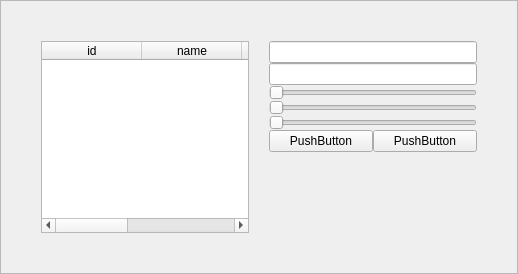
               <widget class="QWidget" name="teachers_data">
                <layout class="QGridLayout" name="gridLayout_14">
                 <property name="leftMargin">
                  <number>0</number>
                 </property>
                 <property name="topMargin">
                  <number>0</number>
                 </property>
                 <property name="rightMargin">
                  <number>0</number>
                 </property>
                 <property name="bottomMargin">
                  <number>0</number>
                 </property>
                 <property name="spacing">
                  <number>0</number>
                 </property>
                 <item row="0" column="0">
                  <widget class="QFrame" name="frame_2">
                   <property name="frameShape">
                    <enum>QFrame::StyledPanel</enum>
                   </property>
                   <property name="frameShadow">
                    <enum>QFrame::Raised</enum>
                   </property>
                   <layout class="QGridLayout" name="gridLayout_16" rowstretch="1,1" columnstretch="1,1">
                    <property name="leftMargin">
                     <number>40</number>
                    </property>
                    <property name="topMargin">
                     <number>40</number>
                    </property>
                    <property name="rightMargin">
                     <number>40</number>
                    </property>
                    <property name="bottomMargin">
                     <number>40</number>
                    </property>
                    <property name="spacing">
                     <number>20</number>
                    </property>
                    <item row="0" column="1">
                     <widget class="QWidget" name="widget_16" native="true">
                      <layout class="QGridLayout" name="gridLayout_15">
                       <property name="leftMargin">
                        <number>0</number>
                       </property>
                       <property name="topMargin">
                        <number>0</number>
                       </property>
                       <property name="rightMargin">
                        <number>0</number>
                       </property>
                       <property name="bottomMargin">
                        <number>0</number>
                       </property>
                       <property name="spacing">
                        <number>0</number>
                       </property>
                       <item row="3" column="0" colspan="2">
                        <widget class="QSlider" name="horizontalSlider_2">
                         <property name="maximum">
                          <number>255</number>
                         </property>
                         <property name="orientation">
                          <enum>Qt::Horizontal</enum>
                         </property>
                        </widget>
                       </item>
                       <item row="5" column="0">
                        <widget class="QPushButton" name="pushButton_3">
                         <property name="text">
                          <string>PushButton</string>
                         </property>
                        </widget>
                       </item>
                       <item row="4" column="0" colspan="2">
                        <widget class="QSlider" name="horizontalSlider_3">
                         <property name="maximum">
                          <number>255</number>
                         </property>
                         <property name="orientation">
                          <enum>Qt::Horizontal</enum>
                         </property>
                        </widget>
                       </item>
                       <item row="5" column="1">
                        <widget class="QPushButton" name="pushButton_2">
                         <property name="text">
                          <string>PushButton</string>
                         </property>
                        </widget>
                       </item>
                       <item row="2" column="0" colspan="2">
                        <widget class="QSlider" name="horizontalSlider">
                         <property name="maximum">
                          <number>255</number>
                         </property>
                         <property name="orientation">
                          <enum>Qt::Horizontal</enum>
                         </property>
                        </widget>
                       </item>
                       <item row="1" column="0" colspan="2">
                        <widget class="QLineEdit" name="lineEdit_2"/>
                       </item>
                       <item row="0" column="0" colspan="2">
                        <widget class="QLineEdit" name="lineEdit"/>
                       </item>
                      </layout>
                     </widget>
                    </item>
                    <item row="1" column="1">
                     <widget class="QWidget" name="widget_17" native="true"/>
                    </item>
                    <item row="0" column="0" rowspan="2">
                     <widget class="QWidget" name="widget_18" native="true">
                      <layout class="QGridLayout" name="gridLayout_17">
                       <property name="leftMargin">
                        <number>0</number>
                       </property>
                       <property name="topMargin">
                        <number>0</number>
                       </property>
                       <property name="rightMargin">
                        <number>0</number>
                       </property>
                       <property name="bottomMargin">
                        <number>0</number>
                       </property>
                       <property name="spacing">
                        <number>0</number>
                       </property>
                       <item row="0" column="0">
                        <widget class="QTableWidget" name="tableWidget">
                         <property name="lineWidth">
                          <number>0</number>
                         </property>
                         <property name="sizeAdjustPolicy">
                          <enum>QAbstractScrollArea::AdjustIgnored</enum>
                         </property>
                         <property name="dragDropOverwriteMode">
                          <bool>false</bool>
                         </property>
                         <property name="dragDropMode">
                          <enum>QAbstractItemView::InternalMove</enum>
                         </property>
                         <property name="alternatingRowColors">
                          <bool>false</bool>
                         </property>
                         <property name="selectionMode">
                          <enum>QAbstractItemView::NoSelection</enum>
                         </property>
                         <property name="showGrid">
                          <bool>false</bool>
                         </property>
                         <property name="gridStyle">
                          <enum>Qt::SolidLine</enum>
                         </property>
                         <property name="sortingEnabled">
                          <bool>true</bool>
                         </property>
                         <attribute name="horizontalHeaderCascadingSectionResizes">
                          <bool>false</bool>
                         </attribute>
                         <attribute name="horizontalHeaderDefaultSectionSize">
                          <number>100</number>
                         </attribute>
                         <attribute name="horizontalHeaderStretchLastSection">
                          <bool>true</bool>
                         </attribute>
                         <attribute name="verticalHeaderVisible">
                          <bool>false</bool>
                         </attribute>
                         <attribute name="verticalHeaderStretchLastSection">
                          <bool>false</bool>
                         </attribute>
                         <column>
                          <property name="text">
                           <string>id</string>
                          </property>
                         </column>
                         <column>
                          <property name="text">
                           <string>name</string>
                          </property>
                         </column>
                         <column>
                          <property name="text">
                           <string>subject</string>
                          </property>
                         </column>
                         <column>
                          <property name="text">
                           <string>color</string>
                          </property>
                         </column>
                         <column>
                          <property name="text">
                           <string>Delete</string>
                          </property>
                         </column>
                        </widget>
                       </item>
                      </layout>
                     </widget>
                    </item>
                   </layout>
                  </widget>
                 </item>
                </layout>
               </widget>
